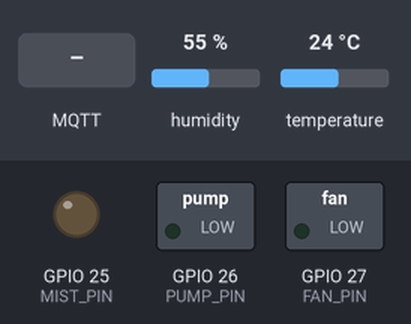
The sketch below on a simulated ESP32. Shown: switched loads named in the sketch (green lamp = pin HIGH), output pins drawn as LEDs (lit = HIGH). Inputs (shaded band) come from the test bench; at power-on: humidity 55 %, temperature 24 °C. WiFi joins after 1.5 s; servers stay silent unless stated; no MQTT or app messages arrive unless stated; what the sketch prints to the serial monitor is not drawn.

Above: at 1.7 s.
1.8 s: humidity set to 41 %
5.7 s: humidity set to 38 %
At 9.7 s:
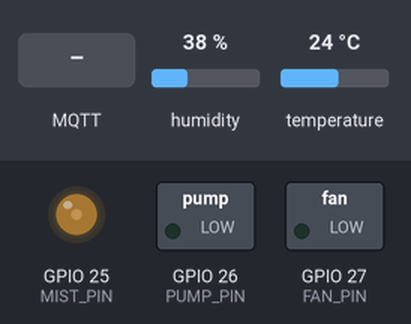
10.0 s: MQTT message "ON" arrives on the first subscribed topic
At 10.9 s:
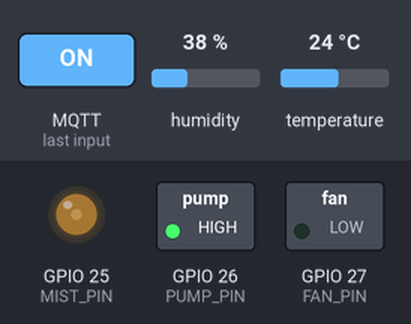
19.3 s: MQTT message "ON" arrives on the second subscribed topic
At 20.1 s:
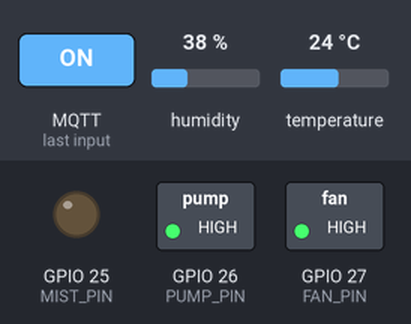
26.0 s: MQTT message "0" arrives on the first subscribed topic
At 26.7 s:
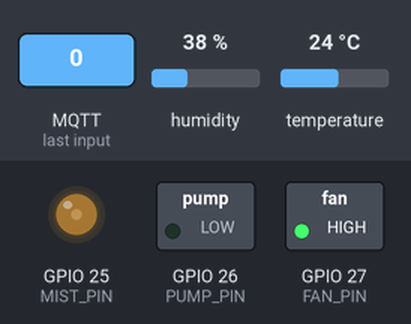
35.3 s: humidity set to 36 %
42.0 s: humidity set to 33 %
At 45.5 s:
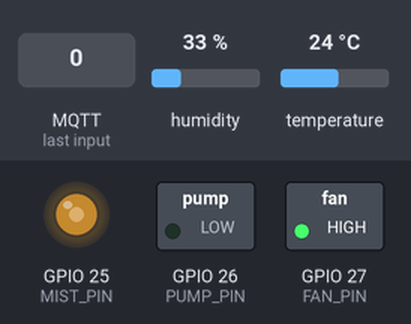
Timing chart, 0 to 47.0 s (numbered marks = the images above; inputs shaded):
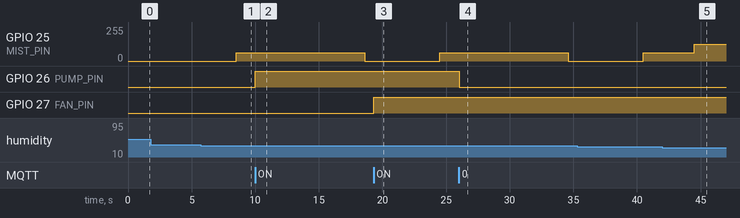

Measured:
- the behaviour switches between 40 and 39 % on humidity (found by bisection; images 0 and 1)
- the behaviour switches between 35 and 34 % on humidity (found by bisection; images 4 and 5)
- after the input at 1.8 s, every drawn part: stays the same
- after the input at 5.7 s, GPIO 25 (MIST_PIN): 0/255 → 63/255 after 2.8 s
- after the input at 10.0 s, GPIO 26 (PUMP_PIN): LOW → HIGH at once
- after the input at 19.3 s, GPIO 27 (FAN_PIN): LOW → HIGH at once
- after the input at 26.0 s, GPIO 26 (PUMP_PIN): HIGH → LOW at once
- after the input at 42.0 s, GPIO 25 (MIST_PIN): 63/255 → 127/255 after 2.5 s

The sketch:

sketch_nov14a.ino
```cpp
/*
 * Giám sát môi trường vườn cây công nghiệp (cà phê, hồ tiêu)
 * ESP32 + DHT22 + MQTT + FreeRTOS
 *
 *  Core 0: taskComm  - kết nối WiFi/MQTT, lấy dữ liệu từ dataQueue, publish; nhận lệnh bơm/quạt
 *  Core 1: taskRead  - đọc DHT22, in Serial, đẩy dữ liệu vào dataQueue + alertQueue
 *  Core 1: taskAlert - đọc alertQueue, điều khiển máy phun sương theo ngưỡng độ ẩm
 */
#include <WiFi.h>
#include <PubSubClient.h>
#include <DHT.h>

// ---------- Phần cứng ----------
#define DHT_PIN    4
#define DHT_TYPE   DHT22
#define PUMP_PIN   26       // Máy bơm   (relay / LED xanh lá)
#define FAN_PIN    27       // Quạt      (relay / LED xanh dương)
#define MIST_PIN   25       // Máy phun sương (PWM / LED cam, độ sáng = công suất)

#define MIST_PWM_FREQ 1000
#define MIST_PWM_RES  8   // 8 bit: 0..255
#define MIST_PWM_CH   0   // chỉ dùng cho core Arduino 2.x

// ---------- WiFi / MQTT ----------
const char* WIFI_SSID = "Wokwi-GUEST";   // đổi thành WiFi thật khi chạy phần cứng
const char* WIFI_PASS = "";
const char* MQTT_HOST = "broker.hivemq.com";
const uint16_t MQTT_PORT = 1883;

// Nên đổi BASE thành tên riêng của bạn (broker công cộng, ai cũng thấy topic)
#define BASE         "vuoncay/esp32-demo"
#define TOPIC_DATA   BASE "/data"
#define TOPIC_STATUS BASE "/status"
#define TOPIC_PUMP   BASE "/cmd/pump"
#define TOPIC_FAN    BASE "/cmd/fan"

// ---------- Thuật toán độ ẩm ----------
#define HUM_MIN         40.0f   // ngưỡng dưới của vùng ổn định (40–60 %)
#define MIST_REST_MS    5000    // nghỉ giữa 2 chu kỳ phun để cảm biến kịp phản hồi

// ---------- Kiểu dữ liệu & hàng đợi ----------
typedef struct { float temperature; float humidity; } SensorData;   // "data Queue"
typedef struct { float humidity; }                   AlertData;    // "data Alert"
typedef struct { uint8_t percent; uint32_t durationMs; } MistLevel; // mức phun sương

QueueHandle_t dataQueue;
QueueHandle_t alertQueue;

// Trạng thái thiết bị (ghi bởi nhiều task nên để volatile)
volatile bool    pumpOn = false;
volatile bool    fanOn  = false;
volatile uint8_t mistPercent = 0;
volatile bool    forcePublish = false;

DHT dht(DHT_PIN, DHT_TYPE);
WiFiClient   wifiClient;
PubSubClient mqtt(wifiClient);

// ---------- Tiện ích ----------
void mistWrite(uint8_t percent) {
  uint32_t duty = (255UL * percent) / 100;
#if ESP_ARDUINO_VERSION_MAJOR >= 3
  ledcWrite(MIST_PIN, duty);
#else
  ledcWrite(MIST_PWM_CH, duty);
#endif
  mistPercent = percent;
  forcePublish = true;
}

// Gửi vào queue; nếu đầy thì bỏ phần tử cũ nhất để luôn giữ dữ liệu mới
void queuePushLatest(QueueHandle_t q, const void *item) {
  if (xQueueSend(q, item, 0) != pdTRUE) {
    uint8_t dump[16];                // đủ lớn cho SensorData (8 byte) và AlertData (4 byte)
    xQueueReceive(q, dump, 0);
    xQueueSend(q, item, 0);
  }
}

// ---------- MQTT ----------
void mqttCallback(char* topic, byte* payload, unsigned int len) {
  String msg;
  for (unsigned int i = 0; i < len; i++) msg += (char)payload[i];
  msg.trim();
  msg.toUpperCase();
  bool on = (msg == "ON" || msg == "1");

  if (strcmp(topic, TOPIC_PUMP) == 0) {
    pumpOn = on;
    digitalWrite(PUMP_PIN, on);
    Serial.printf("[MQTT] Máy bơm: %s\n", on ? "BẬT" : "TẮT");
  } else if (strcmp(topic, TOPIC_FAN) == 0) {
    fanOn = on;
    digitalWrite(FAN_PIN, on);
    Serial.printf("[MQTT] Quạt: %s\n", on ? "BẬT" : "TẮT");
  }
  forcePublish = true;   // báo trạng thái mới lên web ngay
}

bool mqttReconnect() {
  String clientId = "esp32-garden-" + String((uint32_t)ESP.getEfuseMac(), HEX);
  Serial.print("[MQTT] Đang kết nối broker... ");
  if (mqtt.connect(clientId.c_str(), NULL, NULL, TOPIC_STATUS, 0, true, "offline")) {
    Serial.println("OK");
    mqtt.publish(TOPIC_STATUS, "online", true);
    mqtt.subscribe(TOPIC_PUMP);
    mqtt.subscribe(TOPIC_FAN);
    return true;
  }
  Serial.printf("lỗi rc=%d\n", mqtt.state());
  return false;
}

void publishData(const SensorData& d) {
  char buf[128];
  snprintf(buf, sizeof(buf),
           "{\"t\":%.1f,\"h\":%.1f,\"pump\":%d,\"fan\":%d,\"mist\":%d}",
           d.temperature, d.humidity, pumpOn ? 1 : 0, fanOn ? 1 : 0, (int)mistPercent);
  mqtt.publish(TOPIC_DATA, buf);
}

// ---------- Task truyền data (Core 0) ----------
void taskComm(void *pv) {
  WiFi.mode(WIFI_STA);
  WiFi.begin(WIFI_SSID, WIFI_PASS, 6);   // kênh 6 giúp Wokwi-GUEST kết nối nhanh hơn
  Serial.print("[WiFi] Đang kết nối");
  while (WiFi.status() != WL_CONNECTED) {
    vTaskDelay(pdMS_TO_TICKS(500));
    Serial.print(".");
  }
  Serial.printf("\n[WiFi] Đã kết nối, IP: %s\n", WiFi.localIP().toString().c_str());

  mqtt.setServer(MQTT_HOST, MQTT_PORT);
  mqtt.setCallback(mqttCallback);

  SensorData d;
  SensorData last = {NAN, NAN};

  for (;;) {
    if (WiFi.status() != WL_CONNECTED) {      // mất WiFi: thử lại
      WiFi.reconnect();
      vTaskDelay(pdMS_TO_TICKS(1000));
      continue;
    }
    if (!mqtt.connected()) {
      if (!mqttReconnect()) { vTaskDelay(pdMS_TO_TICKS(2000)); continue; }
    }
    mqtt.loop();

    if (xQueueReceive(dataQueue, &d, pdMS_TO_TICKS(50)) == pdTRUE) {
      last = d;
      forcePublish = false;
      publishData(d);
    } else if (forcePublish && !isnan(last.temperature)) {
      forcePublish = false;
      publishData(last);                     // chỉ cập nhật trạng thái thiết bị
    }
  }
}

// ---------- Task đọc data (Core 1) ----------
void taskRead(void *pv) {
  dht.begin();
  TickType_t lastWake = xTaskGetTickCount();

  for (;;) {
    float h = dht.readHumidity();
    float t = dht.readTemperature();

    if (isnan(h) || isnan(t)) {
      Serial.println("[DHT22] Lỗi đọc cảm biến!");
    } else {
      Serial.printf("[DHT22] Nhiệt độ: %.1f °C | Độ ẩm: %.1f %% | Bơm: %s | Quạt: %s | Phun sương: %d%%\n",
                    t, h, pumpOn ? "BẬT" : "TẮT", fanOn ? "BẬT" : "TẮT", (int)mistPercent);

      SensorData d = {t, h};
      AlertData  a = {h};
      queuePushLatest(dataQueue, &d);    // dữ liệu đầy đủ -> task truyền
      queuePushLatest(alertQueue, &a);   // độ ẩm cảnh báo -> task cảnh báo
    }
    vTaskDelayUntil(&lastWake, pdMS_TO_TICKS(2000));   // DHT22 tối thiểu 2 s/lần
  }
}

// ---------- Task cảnh báo (Core 1) ----------
// Trả về true nếu cần phun, kèm mức công suất và thời gian
bool getMistLevel(float h, MistLevel& lv) {
  if (h >= HUM_MIN) return false;                // >= 40 %: không phun
  if (h >= 35.0f)      lv = {25, 10000};          // 35–40 %: 25 % trong 10 s
  else if (h >= 30.0f) lv = {50, 20000};          // 30–35 %: 50 % trong 20 s
  else                 lv = {100, 30000};         // < 30 %:  100 % trong 30 s
  return true;
}

void taskAlert(void *pv) {
  AlertData a;
  bool running = false;
  uint32_t endMs = 0, restUntil = 0;

  for (;;) {
    if (xQueueReceive(alertQueue, &a, pdMS_TO_TICKS(100)) == pdTRUE) {
      MistLevel lv;
      bool need = getMistLevel(a.humidity, lv);
      uint32_t now = millis();

      if (!need) {
        if (running) {                            // độ ẩm đã về vùng an toàn -> dừng sớm
          mistWrite(0);
          running = false;
          Serial.println("[Phun sương] Độ ẩm đã ≥ 40% → TẮT");
        }
      } else if (!running && (int32_t)(now - restUntil) >= 0) {
        mistWrite(lv.percent);                        // bắt đầu chu kỳ phun mới
        endMs = now + lv.durationMs;
        running = true;
        Serial.printf("[Phun sương] Độ ẩm %.1f%% → BẬT %d%% trong %lu s\n",
                      a.humidity, lv.percent, (unsigned long)(lv.durationMs / 1000));
      } else if (running && lv.percent > mistPercent) {
        mistWrite(lv.percent);                        // độ ẩm giảm sâu hơn -> nâng mức
        endMs = now + lv.durationMs;
        Serial.printf("[Phun sương] Độ ẩm %.1f%% → nâng lên %d%% trong %lu s\n",
                      a.humidity, lv.percent, (unsigned long)(lv.durationMs / 1000));
      }
    }

    if (running && (int32_t)(millis() - endMs) >= 0) {   // hết thời gian phun
      mistWrite(0);
      running = false;
      restUntil = millis() + MIST_REST_MS;
      Serial.println("[Phun sương] Hết thời gian → TẮT");
    }
  }
}

// ---------- setup / loop ----------
void setup() {
  Serial.begin(115200);
  delay(500);
  Serial.println("\n=== Giám sát vườn cây công nghiệp: cà phê, hồ tiêu ===");

  pinMode(PUMP_PIN, OUTPUT);
  pinMode(FAN_PIN, OUTPUT);
  digitalWrite(PUMP_PIN, LOW);
  digitalWrite(FAN_PIN, LOW);

#if ESP_ARDUINO_VERSION_MAJOR >= 3
  ledcAttach(MIST_PIN, MIST_PWM_FREQ, MIST_PWM_RES);
#else
  ledcSetup(MIST_PWM_CH, MIST_PWM_FREQ, MIST_PWM_RES);
  ledcAttachPin(MIST_PIN, MIST_PWM_CH);
#endif
  mistWrite(0);

  dataQueue  = xQueueCreate(10, sizeof(SensorData));
  alertQueue = xQueueCreate(5,  sizeof(AlertData));

  //                    hàm        tên    stack  tham số prio  handle core
  xTaskCreatePinnedToCore(taskComm,  "Comm",  8192,  NULL,   1,   NULL,  0);   // Core 0
  xTaskCreatePinnedToCore(taskRead,  "Read",  4096,  NULL,   2,   NULL,  1);   // Core 1
  xTaskCreatePinnedToCore(taskAlert, "Alert", 4096,  NULL,   2,   NULL,  1);   // Core 1
}

void loop() {
  vTaskDelay(pdMS_TO_TICKS(1000));   // mọi việc đã nằm trong các task
}
```
